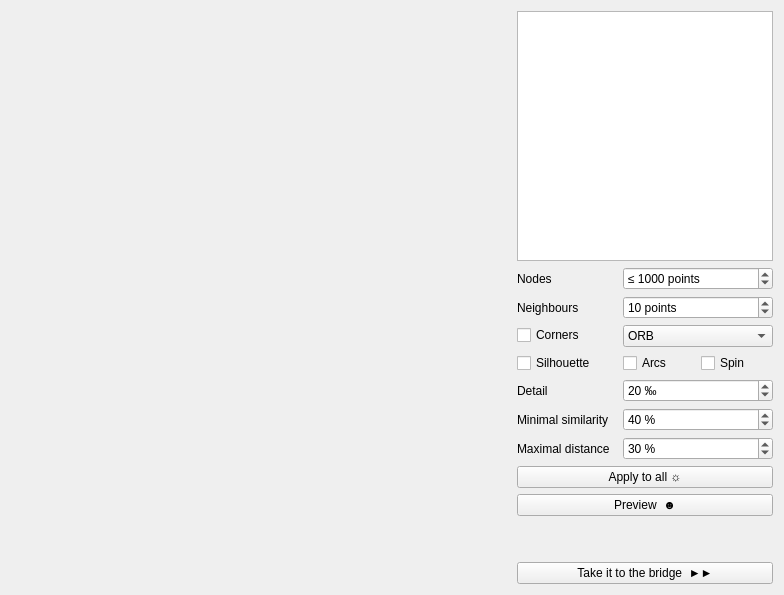
      <widget class="QWidget" name="tabTrajectories">
       <attribute name="icon">
        <iconset resource="muddymorph.qrc">
         <normaloff>:/stilo/guicandy/t4.png</normaloff>:/stilo/guicandy/t4.png</iconset>
       </attribute>
       <attribute name="title">
        <string>Trajectories</string>
       </attribute>
       <layout class="QHBoxLayout" name="horizontalLayout_9" stretch="1,0">
        <item>
         <widget class="QLabel" name="previewTraject">
          <property name="minimumSize">
           <size>
            <width>500</width>
            <height>300</height>
           </size>
          </property>
          <property name="pixmap">
           <pixmap resource="muddymorph.qrc">:/stilo/guicandy/icon.png</pixmap>
          </property>
          <property name="alignment">
           <set>Qt::AlignCenter</set>
          </property>
         </widget>
        </item>
        <item>
         <layout class="QVBoxLayout" name="verticalLayout_5">
          <item>
           <widget class="QTableView" name="tableTraject">
            <property name="sizePolicy">
             <sizepolicy hsizetype="Expanding" vsizetype="MinimumExpanding">
              <horstretch>0</horstretch>
              <verstretch>0</verstretch>
             </sizepolicy>
            </property>
            <property name="minimumSize">
             <size>
              <width>0</width>
              <height>250</height>
             </size>
            </property>
            <property name="alternatingRowColors">
             <bool>true</bool>
            </property>
            <property name="selectionMode">
             <enum>QAbstractItemView::SingleSelection</enum>
            </property>
            <property name="selectionBehavior">
             <enum>QAbstractItemView::SelectRows</enum>
            </property>
            <property name="cornerButtonEnabled">
             <bool>false</bool>
            </property>
            <attribute name="horizontalHeaderStretchLastSection">
             <bool>true</bool>
            </attribute>
            <attribute name="verticalHeaderVisible">
             <bool>false</bool>
            </attribute>
           </widget>
          </item>
          <item>
           <layout class="QFormLayout" name="formLayout_5">
            <property name="fieldGrowthPolicy">
             <enum>QFormLayout::AllNonFixedFieldsGrow</enum>
            </property>
            <property name="labelAlignment">
             <set>Qt::AlignLeading|Qt::AlignLeft|Qt::AlignVCenter</set>
            </property>
            <item row="0" column="0">
             <widget class="QLabel" name="label_18">
              <property name="text">
               <string>Nodes  </string>
              </property>
             </widget>
            </item>
            <item row="0" column="1">
             <widget class="QSpinBox" name="spinMaxPoints">
              <property name="toolTip">
               <string>&lt;html&gt;&lt;head/&gt;&lt;body&gt;&lt;p&gt;Upper limit to the total number of nodes.&lt;/p&gt;&lt;/body&gt;&lt;/html&gt;</string>
              </property>
              <property name="suffix">
               <string> points</string>
              </property>
              <property name="prefix">
               <string>≤ </string>
              </property>
              <property name="minimum">
               <number>1</number>
              </property>
              <property name="maximum">
               <number>5000</number>
              </property>
              <property name="value">
               <number>1000</number>
              </property>
             </widget>
            </item>
            <item row="1" column="1">
             <widget class="QSpinBox" name="spinNeighbours">
              <property name="toolTip">
               <string>&lt;html&gt;&lt;head/&gt;&lt;body&gt;&lt;p&gt;The number of nearest neighbour nodes to consider when making matches.&lt;/p&gt;&lt;/body&gt;&lt;/html&gt;</string>
              </property>
              <property name="suffix">
               <string> points</string>
              </property>
              <property name="prefix">
               <string/>
              </property>
              <property name="minimum">
               <number>1</number>
              </property>
              <property name="maximum">
               <number>100</number>
              </property>
              <property name="value">
               <number>10</number>
              </property>
             </widget>
            </item>
            <item row="2" column="0">
             <widget class="QCheckBox" name="checkCorners">
              <property name="toolTip">
               <string>&lt;html&gt;&lt;head/&gt;&lt;body&gt;&lt;p&gt;Whether to use corner key points.&lt;/p&gt;&lt;/body&gt;&lt;/html&gt;</string>
              </property>
              <property name="text">
               <string>Corners  </string>
              </property>
             </widget>
            </item>
            <item row="2" column="1">
             <widget class="QComboBox" name="comboCornerCatcher">
              <property name="toolTip">
               <string>&lt;html&gt;&lt;head/&gt;&lt;body&gt;&lt;p&gt;Detect corner key points with this algorithm.&lt;/p&gt;&lt;/body&gt;&lt;/html&gt;</string>
              </property>
              <item>
               <property name="text">
                <string>ORB</string>
               </property>
              </item>
              <item>
               <property name="text">
                <string>CENSURE</string>
               </property>
              </item>
             </widget>
            </item>
            <item row="3" column="0">
             <widget class="QCheckBox" name="checkSilhouette">
              <property name="toolTip">
               <string>&lt;html&gt;&lt;head/&gt;&lt;body&gt;&lt;p&gt;Whether to use the silhouette center and edges.&lt;/p&gt;&lt;/body&gt;&lt;/html&gt;</string>
              </property>
              <property name="text">
               <string>Silhouette  </string>
              </property>
             </widget>
            </item>
            <item row="3" column="1">
             <layout class="QHBoxLayout" name="horizontalLayout_5">
              <item>
               <widget class="QCheckBox" name="checkArc">
                <property name="toolTip">
                 <string>&lt;html&gt;&lt;head/&gt;&lt;body&gt;&lt;p&gt;Make nodes move in arcs instead of straight lines.&lt;/p&gt;&lt;/body&gt;&lt;/html&gt;</string>
                </property>
                <property name="text">
                 <string>Arcs</string>
                </property>
               </widget>
              </item>
              <item>
               <widget class="QCheckBox" name="checkSpin">
                <property name="toolTip">
                 <string>&lt;html&gt;&lt;head/&gt;&lt;body&gt;&lt;p&gt;Whether to apply rotation based on overall silhouette orientation.&lt;/p&gt;&lt;/body&gt;&lt;/html&gt;</string>
                </property>
                <property name="text">
                 <string>Spin  </string>
                </property>
               </widget>
              </item>
             </layout>
            </item>
            <item row="4" column="0">
             <widget class="QLabel" name="label_19">
              <property name="text">
               <string>Detail  </string>
              </property>
             </widget>
            </item>
            <item row="4" column="1">
             <widget class="QSpinBox" name="spinDetail">
              <property name="toolTip">
               <string>&lt;html&gt;&lt;head/&gt;&lt;body&gt;&lt;p&gt;Size of local similarity evaluation spots relative to the frame diagonal (promille).&lt;/p&gt;&lt;/body&gt;&lt;/html&gt;</string>
              </property>
              <property name="suffix">
               <string> ‰</string>
              </property>
              <property name="minimum">
               <number>1</number>
              </property>
              <property name="maximum">
               <number>200</number>
              </property>
              <property name="value">
               <number>20</number>
              </property>
             </widget>
            </item>
            <item row="1" column="0">
             <widget class="QLabel" name="label_17">
              <property name="text">
               <string>Neighbours</string>
              </property>
             </widget>
            </item>
            <item row="5" column="1">
             <widget class="QSpinBox" name="spinSimiLim">
              <property name="toolTip">
               <string>&lt;html&gt;&lt;head/&gt;&lt;body&gt;&lt;p&gt;Threshold for correlation coefficient.&lt;/p&gt;&lt;/body&gt;&lt;/html&gt;</string>
              </property>
              <property name="suffix">
               <string> %</string>
              </property>
              <property name="minimum">
               <number>0</number>
              </property>
              <property name="maximum">
               <number>100</number>
              </property>
              <property name="value">
               <number>40</number>
              </property>
             </widget>
            </item>
            <item row="5" column="0">
             <widget class="QLabel" name="label_30">
              <property name="text">
               <string>Minimal similarity  </string>
              </property>
             </widget>
            </item>
            <item row="6" column="1">
             <widget class="QSpinBox" name="spinMaxMove">
              <property name="toolTip">
               <string>&lt;html&gt;&lt;head/&gt;&lt;body&gt;&lt;p&gt;Upper limit for the distance travelled relative to the frame diagonal.&lt;/p&gt;&lt;/body&gt;&lt;/html&gt;</string>
              </property>
              <property name="suffix">
               <string> %</string>
              </property>
              <property name="minimum">
               <number>1</number>
              </property>
              <property name="maximum">
               <number>100</number>
              </property>
              <property name="value">
               <number>30</number>
              </property>
             </widget>
            </item>
            <item row="6" column="0">
             <widget class="QLabel" name="label_31">
              <property name="text">
               <string>Maximal distance  </string>
              </property>
             </widget>
            </item>
           </layout>
          </item>
          <item>
           <widget class="QPushButton" name="buttonAllTraject">
            <property name="toolTip">
             <string>&lt;html&gt;&lt;head/&gt;&lt;body&gt;&lt;p&gt;Apply these trajectory settings to all morphs.&lt;/p&gt;&lt;/body&gt;&lt;/html&gt;</string>
            </property>
            <property name="text">
             <string>Apply to all ☼</string>
            </property>
           </widget>
          </item>
          <item>
           <widget class="QPushButton" name="buttonTraject">
            <property name="toolTip">
             <string>&lt;html&gt;&lt;head/&gt;&lt;body&gt;&lt;p&gt;Detect trajectories and show the result. Computation can take a while.&lt;/p&gt;&lt;/body&gt;&lt;/html&gt;</string>
            </property>
            <property name="text">
             <string>Preview  ☻</string>
            </property>
           </widget>
          </item>
          <item>
           <spacer name="verticalSpacer_5">
            <property name="orientation">
             <enum>Qt::Vertical</enum>
            </property>
            <property name="sizeHint" stdset="0">
             <size>
              <width>20</width>
              <height>40</height>
             </size>
            </property>
           </spacer>
          </item>
          <item>
           <widget class="QPushButton" name="buttonFinishTraject">
            <property name="toolTip">
             <string>&lt;html&gt;&lt;head/&gt;&lt;body&gt;&lt;p&gt;To the next step, the creation of inbetweens.&lt;/p&gt;&lt;/body&gt;&lt;/html&gt;</string>
            </property>
            <property name="text">
             <string>Take it to the bridge  ►►</string>
            </property>
           </widget>
          </item>
         </layout>
        </item>
       </layout>
      </widget>
